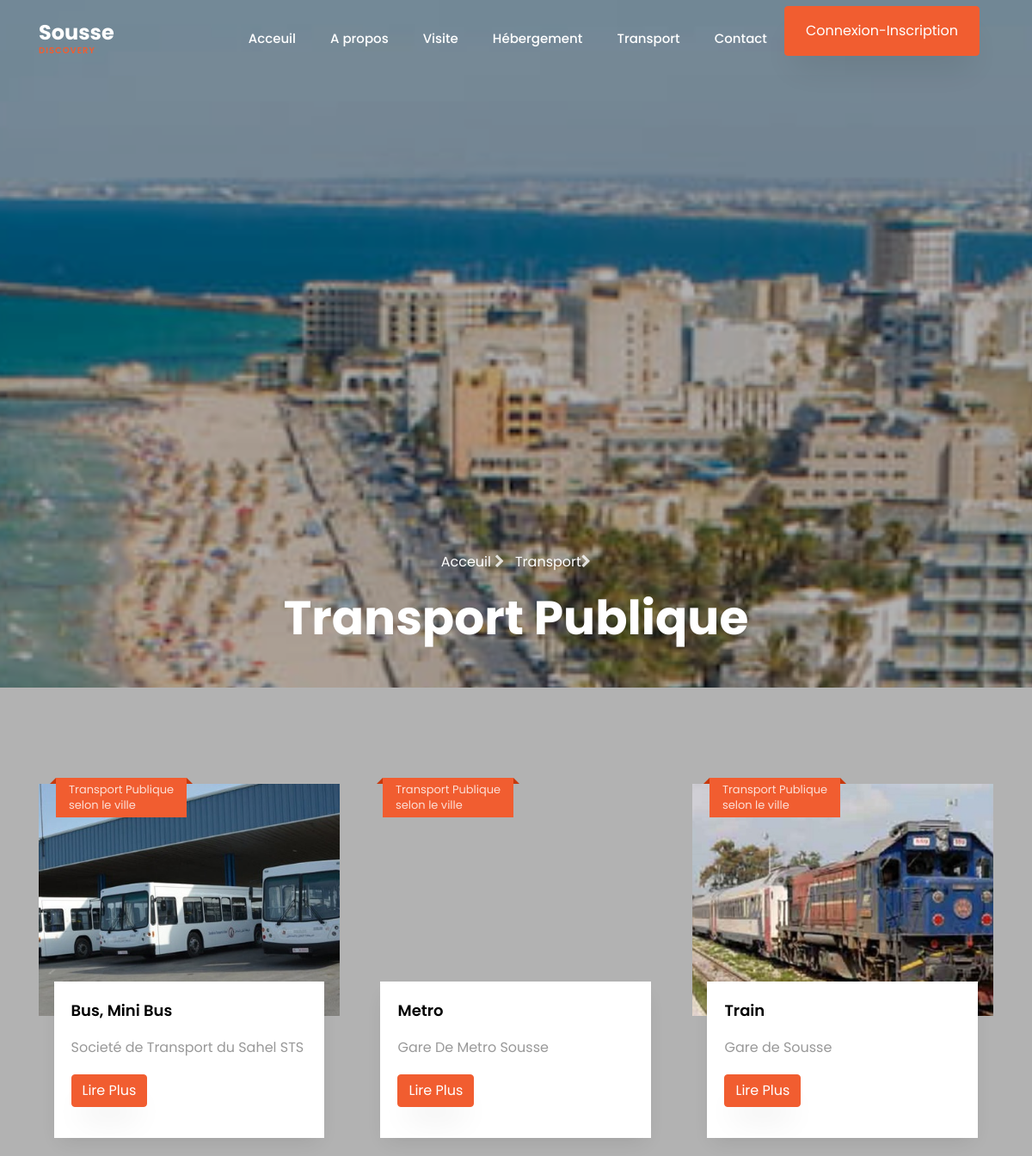
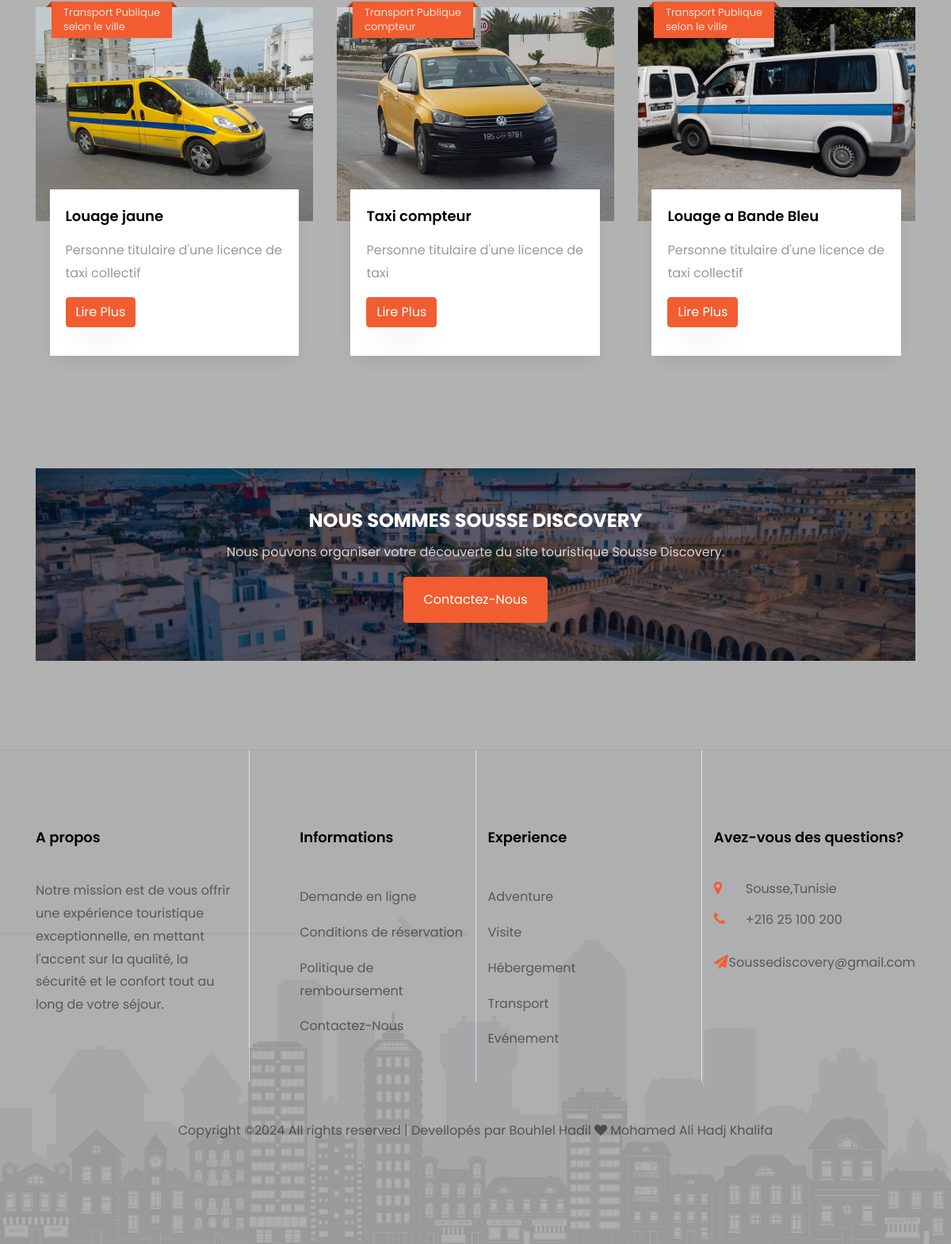
Page /transportpub.php on the committed database (2 pictures, top to bottom).
### tables this page shows
CREATE TABLE IF NOT EXISTS `transport` (
  `id` int NOT NULL AUTO_INCREMENT,
  `nom_agence` varchar(100) NOT NULL,
  `nom_transport` varchar(100) NOT NULL,
  `type` varchar(150) NOT NULL,
  `description` text NOT NULL,
  `prix` varchar(100) NOT NULL,
  `image` varchar(200) NOT NULL,
  PRIMARY KEY (`id`)
);

### connexion/database.php (called while the page is built, shortened)
<?php
class database
{
    private $link;
    public function __construct()
    {
        global $link;
        if (is_null($link)) {
            $server = 'localhost';
            $login = 'root';
            $password = '';
            $database = 'sousse_discovery';
            try {
                $this->link = new mysqli($server, $login, $password, $database);
                $this->link->set_charset("utf8");
            } catch (mysqli_sql_exception $e) {
                echo 'Problem de connexion--> ' . $e;
            }
        }
    }
    public function getConnectionDB()
    {
        return $this->link;
    }
}
?>

### connexion/connexion.php (called while the page is built, shortened)
<?php
require_once("database.php");
require_once("transportfct.php");
$database = new database();
$transportfct= new transportfct($database->getConnectionDB());
?>

### connexion/transportfct.php (called while the page is built, shortened)
<?php
class transportfct
{
    private $db;
    public function __construct($db)
    {
        $this->db = $db;
    }
    public function read()
    {
        $table = array();
        $query = mysqli_query($this->db, "SELECT * FROM `transport` WHERE type = 'transport publique'");
        while ($result = mysqli_fetch_array($query)) {
            $table[] = $result;
        }
        return $table;
    }
}

### transportpub.php (the view, shortened to what this page needs)
<?php
    require_once ('head.php');
    require_once ('navbar.php');
?>
<section class="hero-wrap hero-wrap-2 js-fullheight" style="background-image: url('images/sousse3.jpg');">
    <div class="container">
        <div class="row no-gutters slider-text js-fullheight align-items-end justify-content-center">
            <div class="col-md-9 ftco-animate pb-5 text-center">
                <p class="breadcrumbs">
                    <span class="mr-2"><a href="index.php">Acceuil <i class="fa fa-chevron-right"></i></a></span>
                    <span><a href="Transport.php">Transport</a><i class="fa fa-chevron-right"></i></span>
                </p>
                <h1 class="mb-0 bread">Transport Publique</h1>
            </div>
        </div>
    </div>
</section>
<section class="ftco-section">
    <div class="container">
        <div class="row d-flex">
            <?php
                $all = $transportfct->read();
                foreach ($all as $i => $item):
            ?>
                <div class="col-md-4 ">
                    <div class="blog-entry justify-content-end">
                        <a href="detailstrans.php?id=<?= $item['id']; ?>" class=" block-20"style="background-image: url('images/<?= $item["image"]; ?>');"></a>
                        <div class="text">
                            <div class="d-flex align-items-center mb-9 topp">
                                <div class="five">
                                    <span class="mos"><?= $item["type"]; ?></span>
                                    <span class="yr"><?= $item["prix"]; ?></span>
                                </div>
                            </div>
                            <h3 class="heading"><a href="detailstrans.php?id=<?= $item['id']; ?>"><?= $item["nom_transport"]; ?></a></h3>
                            <p><?= $item["nom_agence"]; ?></p>
                            <p><a href="#" class="btn btn-primary">Lire Plus</a></p>
                        </div>
                    </div>
                </div>
            <?php endforeach; ?>
        </div>
    </div>
</section>
<section class="ftco-intro ftco-section ftco-no-pt">
    <div class="container">
        <div class="row justify-content-center">
            <div class="col-md-12 text-center">
                <div class="img" style="background-image: url(images/sousse1.jpg);">
                    <div class="overlay"></div>
                    <h2>NOUS SOMMES SOUSSE DISCOVERY</h2>
                    <p>Nous pouvons organiser votre découverte du site touristique Sousse Discovery.</p>
                    <p class="mb-0"><a href="contact.php" class="btn btn-primary px-4 py-3">Contactez-Nous</a></p>
                </div>
            </div>
        </div>
    </div>
</section>
<?php
    require_once ('footer.php');
    include ('loader.php');
?>

### rows in the picture
transport: image (picture), type "Transport Publique", prix "selon le ville", nom_transport "Bus, Mini Bus", nom_agence "Societé de Transport du Sahel STS"
transport: type "Transport Publique", prix "selon le ville", nom_transport "Metro", nom_agence "Gare De Metro Sousse"
transport: image (picture), type "Transport Publique", prix "selon le ville", nom_transport "Train", nom_agence "Gare de Sousse"
transport: image (picture), type "Transport Publique", prix "selon le ville", nom_transport "Louage jaune", nom_agence "Personne titulaire d'une licence de taxi collectif"
transport: image (picture), type "Transport Publique", prix "compteur", nom_transport "Taxi compteur", nom_agence "Personne titulaire d'une licence de taxi"
transport: image (picture), type "Transport Publique", prix "selon le ville", nom_transport "Louage a Bande Bleu", nom_agence "Personne titulaire d'une licence de taxi collectif"
